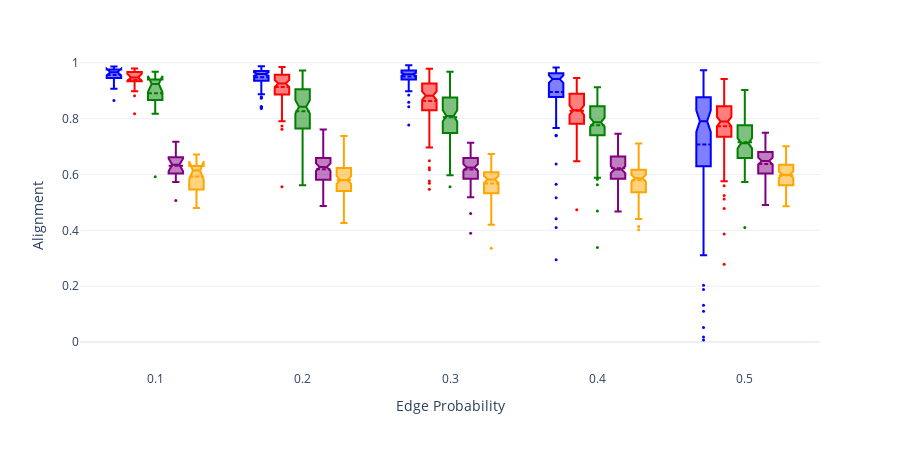

Write notebook code for a chart like this one.
### Code cell
import importlib
importlib.reload(figures)

save_fig = False
saturating = True
ignore_diag = True

#methods = ["Full Info + LP", "Full Info + LstSq", "No Info + LP", "No Info + LstSq", "TE + LP", "TE + LstSq", "No Info Tot + LP", "No Info Tot + LstSq"]
methods = ["Full Info + LP", "TE + LP", "No Info + LP", "Precision", "Correlation"]

ep_df = figures.make_ep_df(saturating, methods, ignore_diag)

fig = figures.make_box_plot(ep_df, "EdgeProb", "Correlation", "Method", saturating, ignore_diag, None, size = 900, xlabel="Edge Probability", ylabel="Alignment")

if save_fig: fig.write_image("figs/netinf_edgeprobVScorr_{}{}.svg".format("sat" if saturating else "lin", "_nodiag" if ignore_diag else ""))

fig.show()

### Figure 1 — Plotly figure (JSON) as saved in the notebook; plotly's stock layout.template omitted (floating-point values rounded to 4 significant figures; data arrays with more than 128 entries replaced by an {"elided": "..."} marker saying what was removed)
{"data": [{"alignmentgroup": "True", "boxmean": true, "hovertemplate": "Method=Full Info + LP<br>EdgeProb=%{x}<br>Correlation=%{y}<extra></extra>", "legendgroup": "Full Info + LP", "marker": {"color": "blue", "size": 3}, "name": "Full Info + LP", "notched": true, "offsetgroup": "Full Info + LP", "orientation": "v", "showlegend": true, "type": "box", "x": {"elided": "400 float values"}, "x0": " ", "xaxis": "x", "y": {"elided": "400 float values"}, "y0": " ", "yaxis": "y"}, {"alignmentgroup": "True", "boxmean": true, "hovertemplate": "Method=TE + LP<br>EdgeProb=%{x}<br>Correlation=%{y}<extra></extra>", "legendgroup": "TE + LP", "marker": {"color": "red", "size": 3}, "name": "TE + LP", "notched": true, "offsetgroup": "TE + LP", "orientation": "v", "showlegend": true, "type": "box", "x": {"elided": "400 float values"}, "x0": " ", "xaxis": "x", "y": {"elided": "400 float values"}, "y0": " ", "yaxis": "y"}, {"alignmentgroup": "True", "boxmean": true, "hovertemplate": "Method=No Info + LP<br>EdgeProb=%{x}<br>Correlation=%{y}<extra></extra>", "legendgroup": "No Info + LP", "marker": {"color": "green", "size": 3}, "name": "No Info + LP", "notched": true, "offsetgroup": "No Info + LP", "orientation": "v", "showlegend": true, "type": "box", "x": {"elided": "400 float values"}, "x0": " ", "xaxis": "x", "y": {"elided": "400 float values"}, "y0": " ", "yaxis": "y"}, {"alignmentgroup": "True", "boxmean": true, "hovertemplate": "Method=Precision<br>EdgeProb=%{x}<br>Correlation=%{y}<extra></extra>", "legendgroup": "Precision", "marker": {"color": "purple", "size": 3}, "name": "Precision", "notched": true, "offsetgroup": "Precision", "orientation": "v", "showlegend": true, "type": "box", "x": {"elided": "400 float values"}, "x0": " ", "xaxis": "x", "y": {"elided": "400 float values"}, "y0": " ", "yaxis": "y"}, {"alignmentgroup": "True", "boxmean": true, "hovertemplate": "Method=Correlation<br>EdgeProb=%{x}<br>Correlation=%{y}<extra></extra>", "legendgroup": "Correlation", "marker": {"color": "orange", "size": 3}, "name": "Correlation", "notched": true, "offsetgroup": "Correlation", "orientation": "v", "showlegend": true, "type": "box", "x": {"elided": "400 float values"}, "x0": " ", "xaxis": "x", "y": {"elided": "400 float values"}, "y0": " ", "yaxis": "y"}], "layout": {"autosize": false, "boxmode": "group", "height": 450, "legend": {"title": {"text": "Method"}, "tracegroupgap": 0}, "margin": {"t": 60}, "paper_bgcolor": "white", "showlegend": false, "width": 900, "xaxis": {"anchor": "y", "domain": [0, 1], "title": {"text": "Edge Probability"}}, "yaxis": {"anchor": "x", "domain": [0, 1], "range": [-0.1, 1.01], "title": {"text": "Alignment"}}}}
